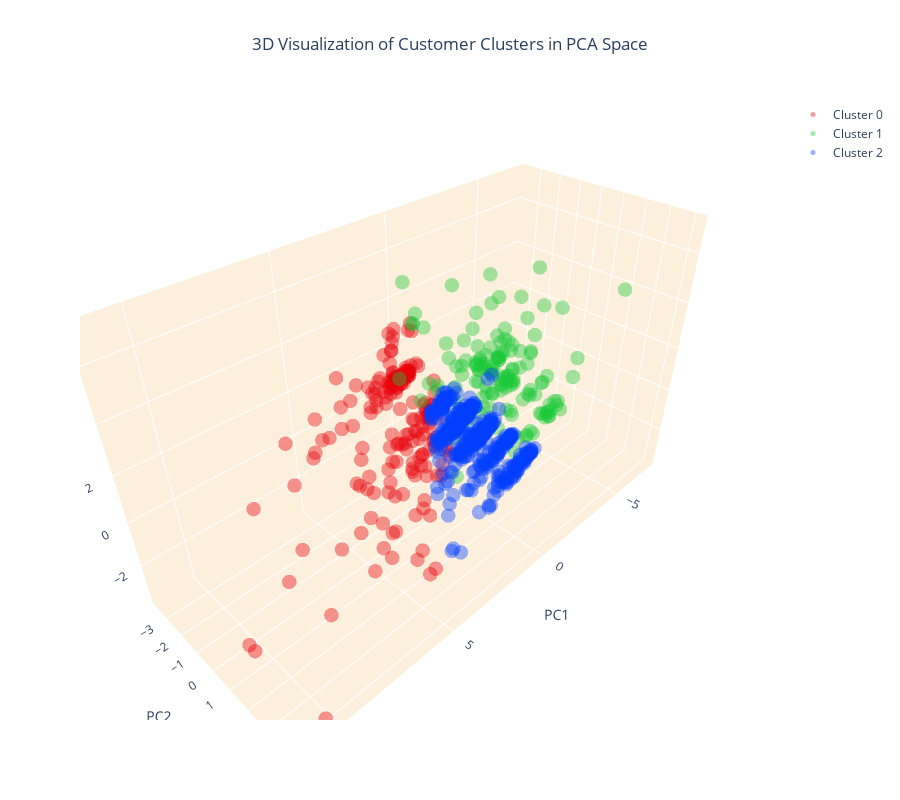

The code cell stored with this chart in its notebook:
### Code cell
# Setting up the color scheme for the clusters (RGB order)
colors = ['#e8000b', '#1ac938', '#023eff']
# Create separate data frames for each cluster
cluster_0 = customer_data_pca[customer_data_pca['cluster'] == 0]
cluster_1 = customer_data_pca[customer_data_pca['cluster'] == 1]
cluster_2 = customer_data_pca[customer_data_pca['cluster'] == 2]

# Create a 3D scatter plot
fig = go.Figure()

# Add data points for each cluster separately and specify the color
fig.add_trace(go.Scatter3d(x=cluster_0['PC1'], y=cluster_0['PC2'], z=cluster_0['PC3'],
                           mode='markers', marker=dict(color=colors[0], size=5, opacity=0.4), name='Cluster 0'))
fig.add_trace(go.Scatter3d(x=cluster_1['PC1'], y=cluster_1['PC2'], z=cluster_1['PC3'],
                           mode='markers', marker=dict(color=colors[1], size=5, opacity=0.4), name='Cluster 1'))
fig.add_trace(go.Scatter3d(x=cluster_2['PC1'], y=cluster_2['PC2'], z=cluster_2['PC3'],
                           mode='markers', marker=dict(color=colors[2], size=5, opacity=0.4), name='Cluster 2'))

# Set the title and layout details
fig.update_layout(
    title=dict(text='3D Visualization of Customer Clusters in PCA Space', x=0.5),
    scene=dict(
        xaxis=dict(backgroundcolor="#fcf0dc", gridcolor='white', title='PC1'),
        yaxis=dict(backgroundcolor="#fcf0dc", gridcolor='white', title='PC2'),
        zaxis=dict(backgroundcolor="#fcf0dc", gridcolor='white', title='PC3'),
    ),
    width=900,
    height=800
)

# Show the plot
fig.show()

### Figure 1 — Plotly figure (JSON) as saved in the notebook; plotly's stock layout.template omitted (floating-point values rounded to 4 significant figures; data arrays with more than 128 entries replaced by an {"elided": "..."} marker saying what was removed)
{"data": [{"marker": {"color": "#e8000b", "opacity": 0.4, "size": 5}, "mode": "markers", "name": "Cluster 0", "x": {"elided": "184 float values"}, "y": {"elided": "184 float values"}, "z": {"elided": "184 float values"}, "type": "scatter3d"}, {"marker": {"color": "#1ac938", "opacity": 0.4, "size": 5}, "mode": "markers", "name": "Cluster 1", "x": {"elided": "141 float values"}, "y": {"elided": "141 float values"}, "z": {"elided": "141 float values"}, "type": "scatter3d"}, {"marker": {"color": "#023eff", "opacity": 0.4, "size": 5}, "mode": "markers", "name": "Cluster 2", "x": {"elided": "483 float values"}, "y": {"elided": "483 float values"}, "z": {"elided": "483 float values"}, "type": "scatter3d"}], "layout": {"title": {"text": "3D Visualization of Customer Clusters in PCA Space", "x": 0.5}, "scene": {"xaxis": {"backgroundcolor": "#fcf0dc", "gridcolor": "white", "title": {"text": "PC1"}}, "yaxis": {"backgroundcolor": "#fcf0dc", "gridcolor": "white", "title": {"text": "PC2"}}, "zaxis": {"backgroundcolor": "#fcf0dc", "gridcolor": "white", "title": {"text": "PC3"}}}, "width": 900, "height": 800}}
